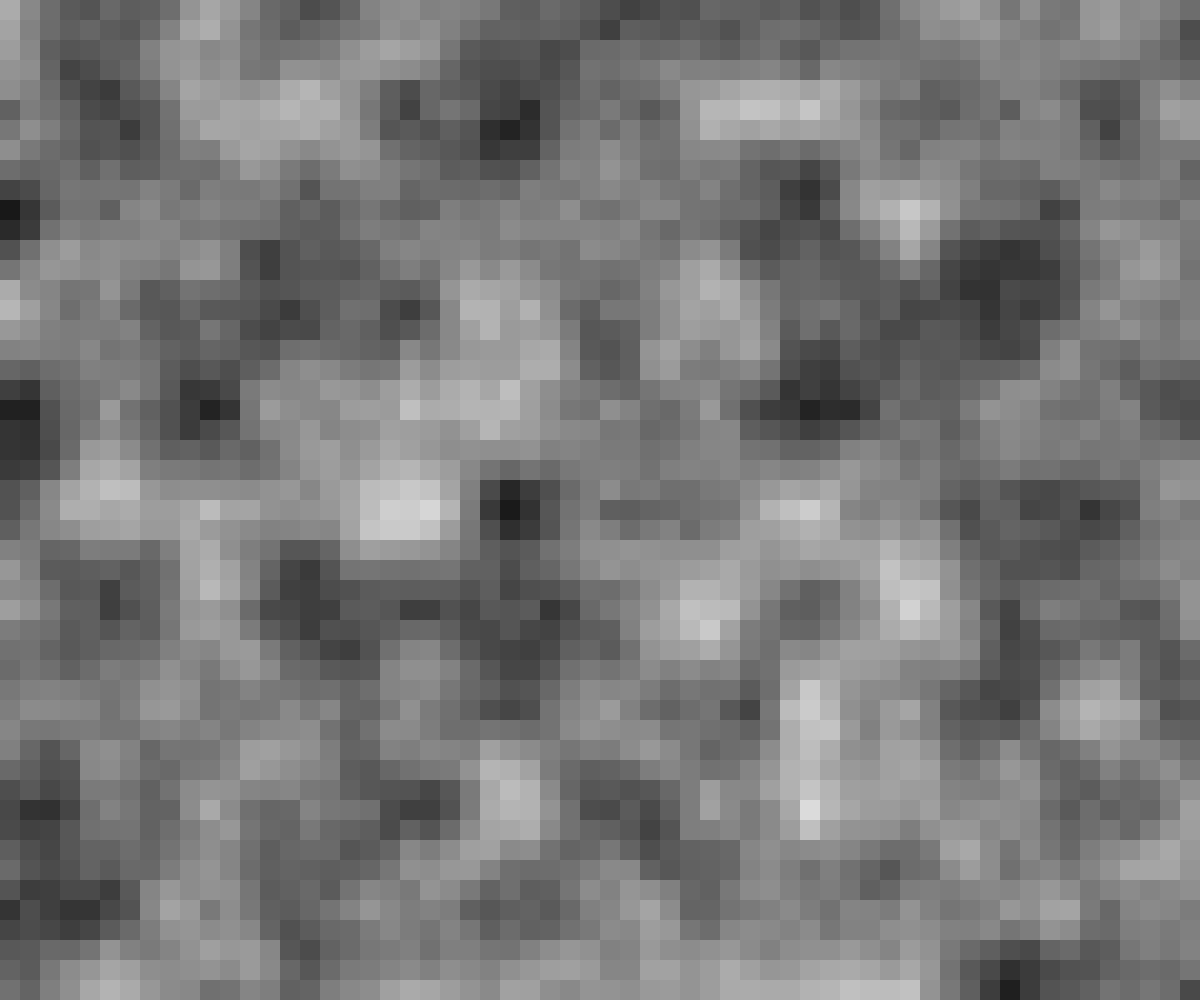
Frame 1 (no input)
Frame 60 (no input): identical to frame 1, image omitted
Frame 120 (the mouse pressed at the canvas centre since frame 60): identical to frame 1, image omitted

The p5.js sketch that drew this single still picture (run headless with seeded random() and noise() and a simulated clock; from frame 60 on, the mouse is pressed at the canvas centre):

// p5.js sketch
// ── sketch.js
const scl = 20;
let t = 0;

let cols = 0;
let rows = 0;

function setup() {
    createCanvas(windowWidth, windowHeight);

    cols = int(width / scl);
    rows = int(height / scl);

    terrain = new Array(cols).fill(0).map(() => new Array(rows).fill(0))
    createTerrain()


    noStroke()
    console.log(width, height)
}

function draw() {
    // createTerrain()
    drawTerrain()

    t+=0.005
}


function createTerrain(){
    for(let y=0;y<rows;y++){
        for(let x=0;x<cols;x++){
            terrain[x][y] = noise(x*0.2, y*0.2, t)
        }
    }
}

function drawTerrain(){
    for(let y=0;y<rows;y++){
        for(let x=0;x<cols;x++){
            let color = map(terrain[x][y], 0, 1, 0, 255)
            fill(color)
            rect(x*scl, y*scl, scl, scl)
        }
    }
}
